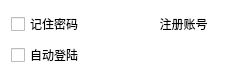
<?xml version="1.0" encoding="UTF-8"?>
<ui version="4.0">
 <class>CLoginAdditionWidget</class>
 <widget class="QWidget" name="CLoginAdditionWidget">
  <property name="geometry">
   <rect>
    <x>0</x>
    <y>0</y>
    <width>250</width>
    <height>80</height>
   </rect>
  </property>
  <property name="windowTitle">
   <string>Form</string>
  </property>
  <property name="styleSheet">
   <string notr="true">#CLoginAdditionWidget
{
	background: #FFFFFF;
}

#pushButton_register
{
	border : null;
}</string>
  </property>
  <layout class="QGridLayout" name="gridLayout">
   <item row="0" column="0">
    <widget class="QCheckBox" name="checkBox_rememberPwd">
     <property name="text">
      <string>记住密码</string>
     </property>
    </widget>
   </item>
   <item row="0" column="1">
    <widget class="QPushButton" name="pushButton_register">
     <property name="text">
      <string>注册账号</string>
     </property>
    </widget>
   </item>
   <item row="1" column="0">
    <widget class="QCheckBox" name="checkBox_autoLogin">
     <property name="text">
      <string>自动登陆</string>
     </property>
    </widget>
   </item>
  </layout>
 </widget>
 <resources/>
 <connections/>
</ui>
